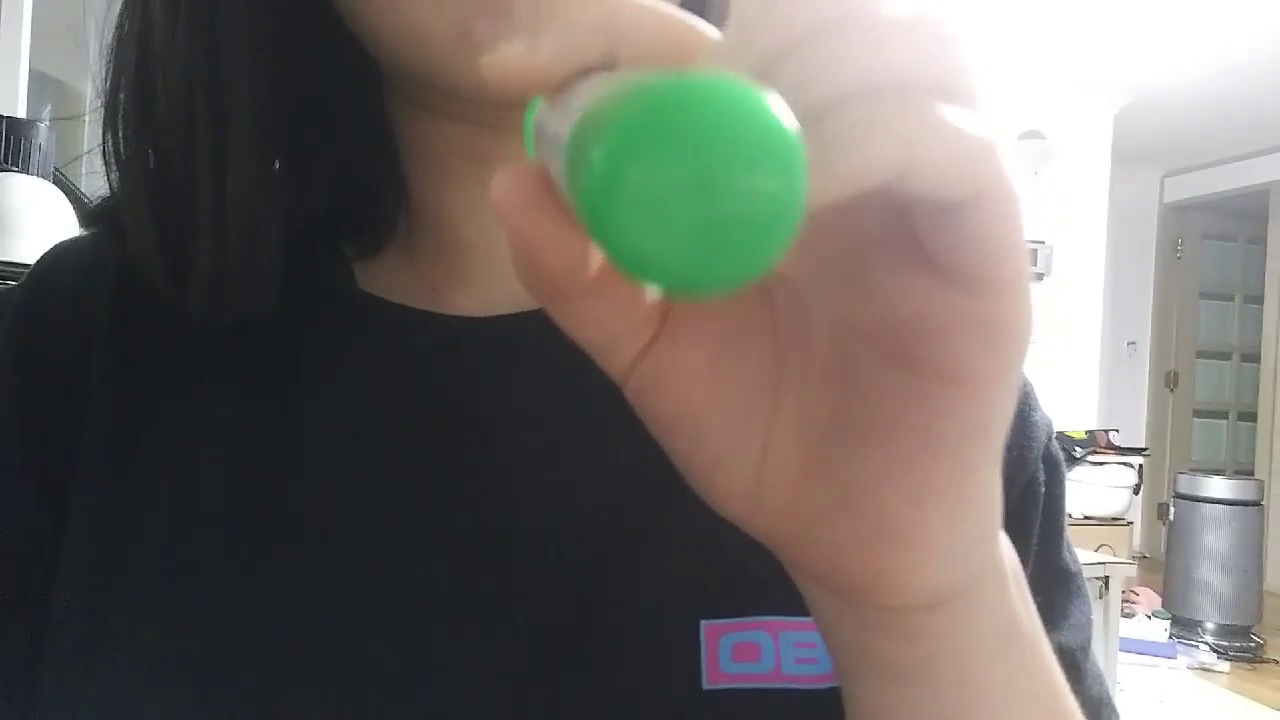
#> input picture frame 21 of greentracking.mp4, 1280 x 720 px
$ jupyter execute Homework2.ipynb
#> lines starting #> are read from the running program, lines starting #| are printed output that depends on the picture; after the words box and inside, x2 and y2 are one past the last pixel; in counts of white or black regions, pixels touching at a corner belong together
[cell 1]
import cv2
import numpy as np

[cell 2]
cap = cv2.VideoCapture("greentracking.mp4")
while(1):
    # Take each frame
    ret, frame = cap.read()
#> frame is the input picture: shape (720, 1280, 3); mean B, G, R 103.2, 108.4, 111.9
    if ret :
        hsv = cv2.cvtColor(frame, cv2.COLOR_BGR2HSV)
#> hsv: shape (720, 1280, 3); mean H, S, V 65.2, 46.8, 119.3
        # define range of blue color in HSV
        lower_blue = np.array([50,50,50]) # h,s,v
        upper_blue = np.array([70,255,255])
        # Threshold the HSV image to get only blue colors
        mask = cv2.inRange(hsv, lower_blue, upper_blue)
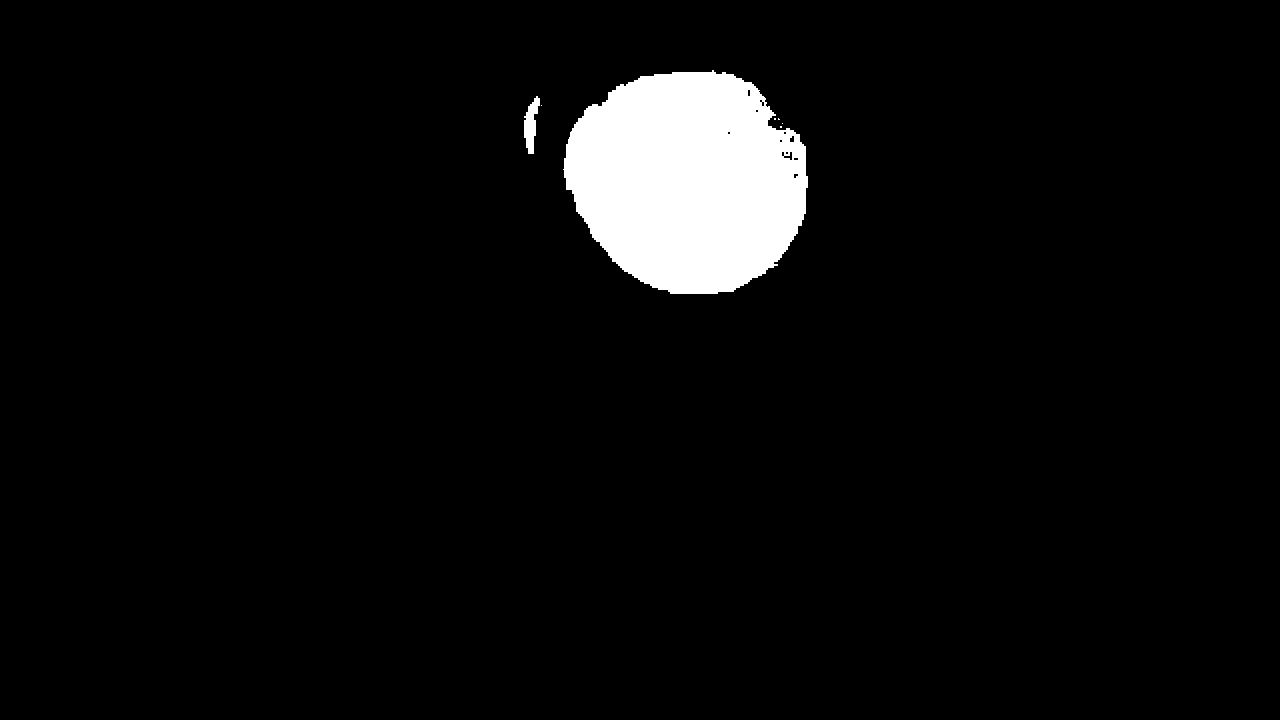
#> mask: shape (720, 1280); 4.6% white; 7 white regions (5 under 20 px), largest, box (x1, y1, x2, y2) and area: (563, 70, 808, 294) 42001, (524, 96, 540, 154) 528
        # Bitwise-AND mask and original image
        res = cv2.bitwise_and(frame,frame, mask= mask)
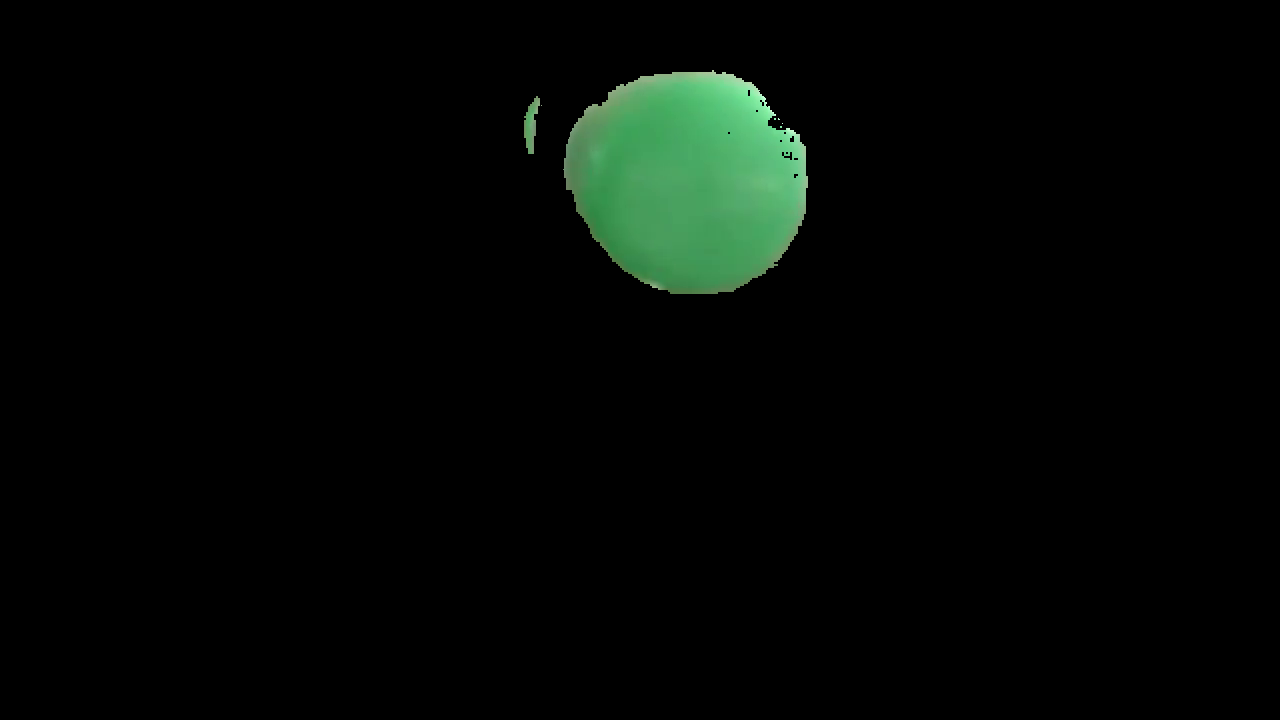
#> res: shape (720, 1280, 3); mean B, G, R 4.7, 7.7, 3.8
        cv2.imshow('frame',frame)
        cv2.imshow('mask',mask)
        cv2.imshow('res',res)
    else :
        break
    k = cv2.waitKey(5) & 0xFF
#> (key Esc is pressed here)
    if k == 27:
        break
cap.release()
cv2.destroyAllWindows()

$ run again, starting later in the video
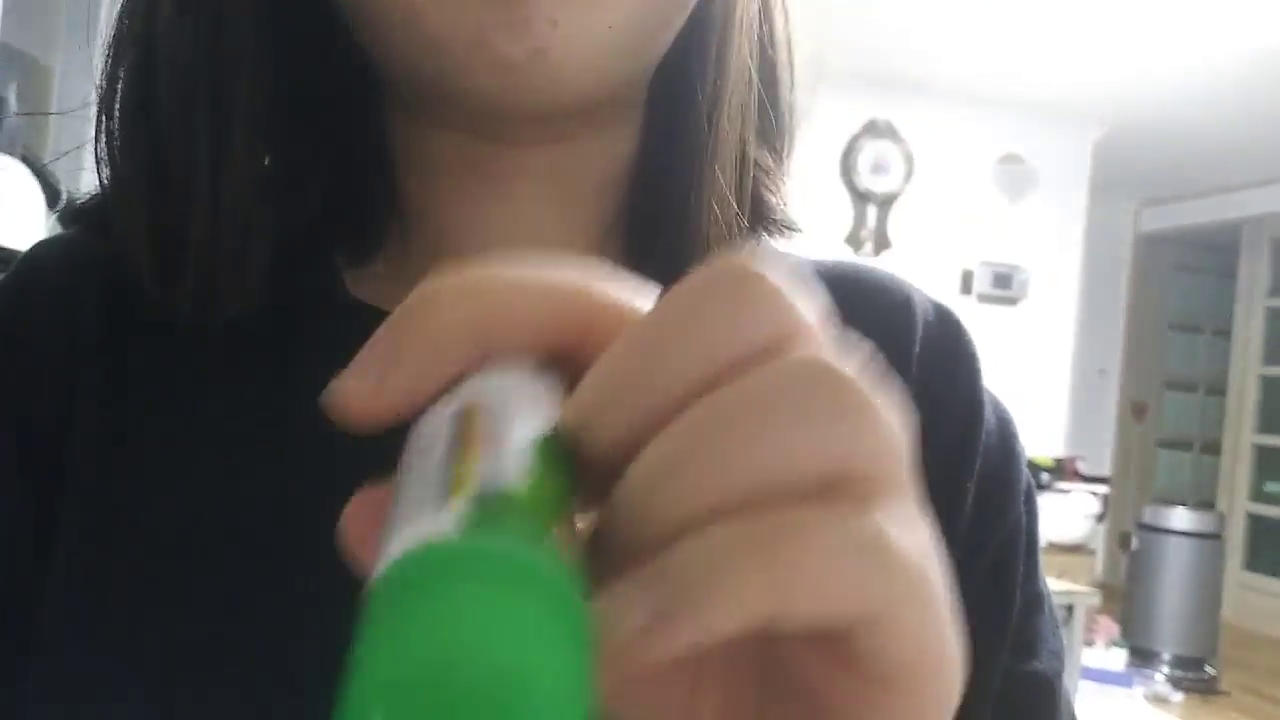
#> input picture frame 94 of greentracking.mp4, 1280 x 720 px
#> frame is the input picture: shape (720, 1280, 3); mean B, G, R 106.6, 113.9, 117.1
#> hsv: shape (720, 1280, 3); mean H, S, V 58.7, 51.2, 124.2
#> `mask = cv2.inRange(hsv, lower_blue, upper_blue)`:
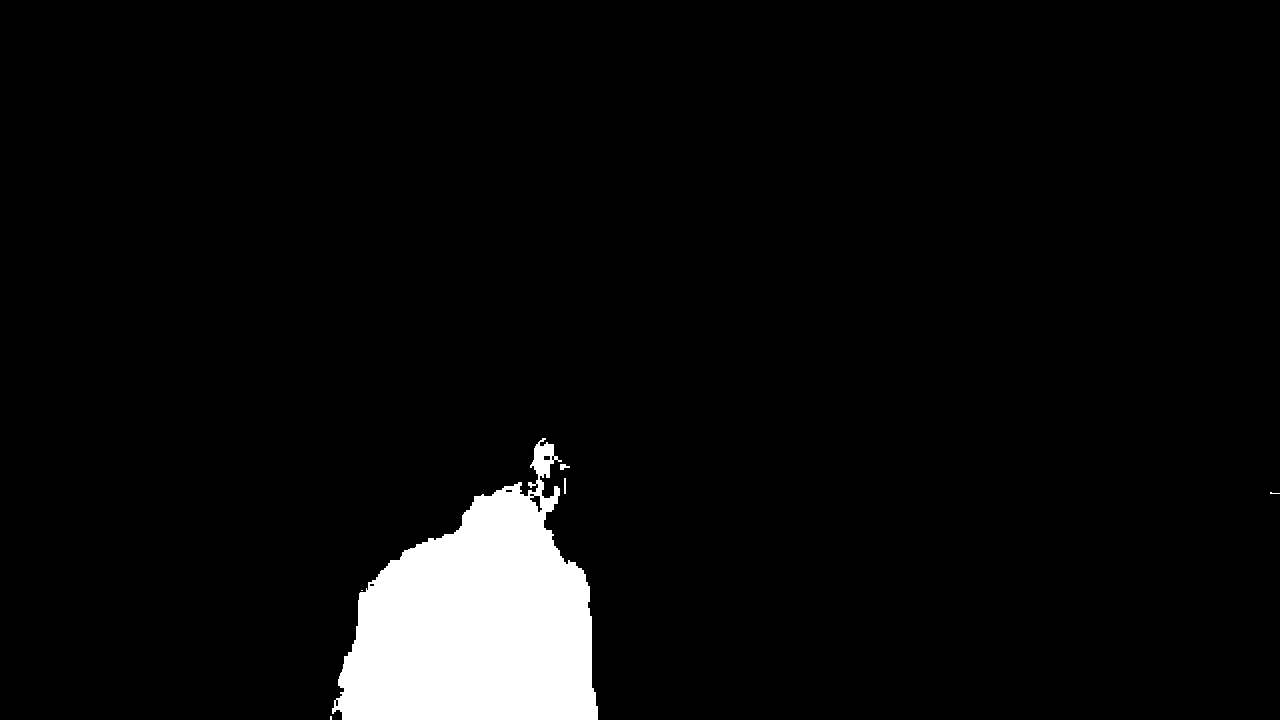
#> mask: shape (720, 1280); 5% white; 6 white regions (3 under 20 px), largest, box (x1, y1, x2, y2) and area: (332, 438, 598, 720) 45779, (560, 464, 570, 470) 40, (564, 478, 566, 494) 32
#> `res = cv2.bitwise_and(frame,frame, mask= mask)`:
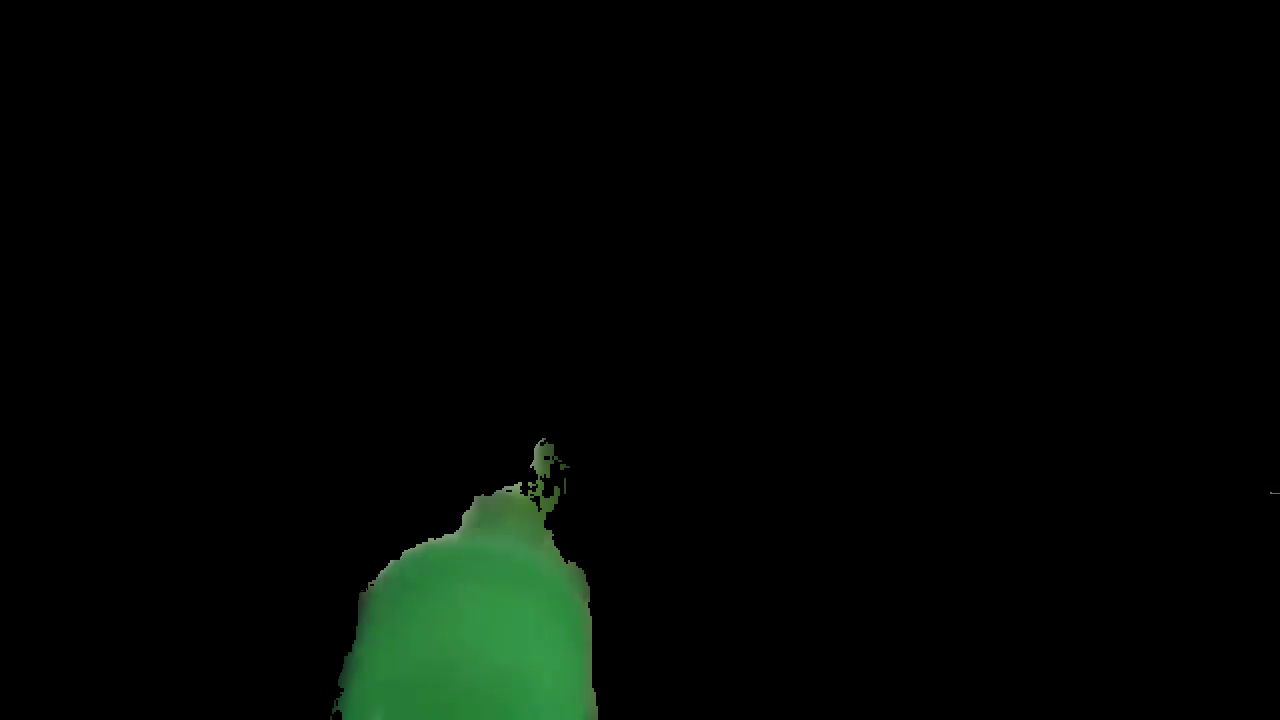
#> res: shape (720, 1280, 3); mean B, G, R 3.2, 6.5, 2.6
